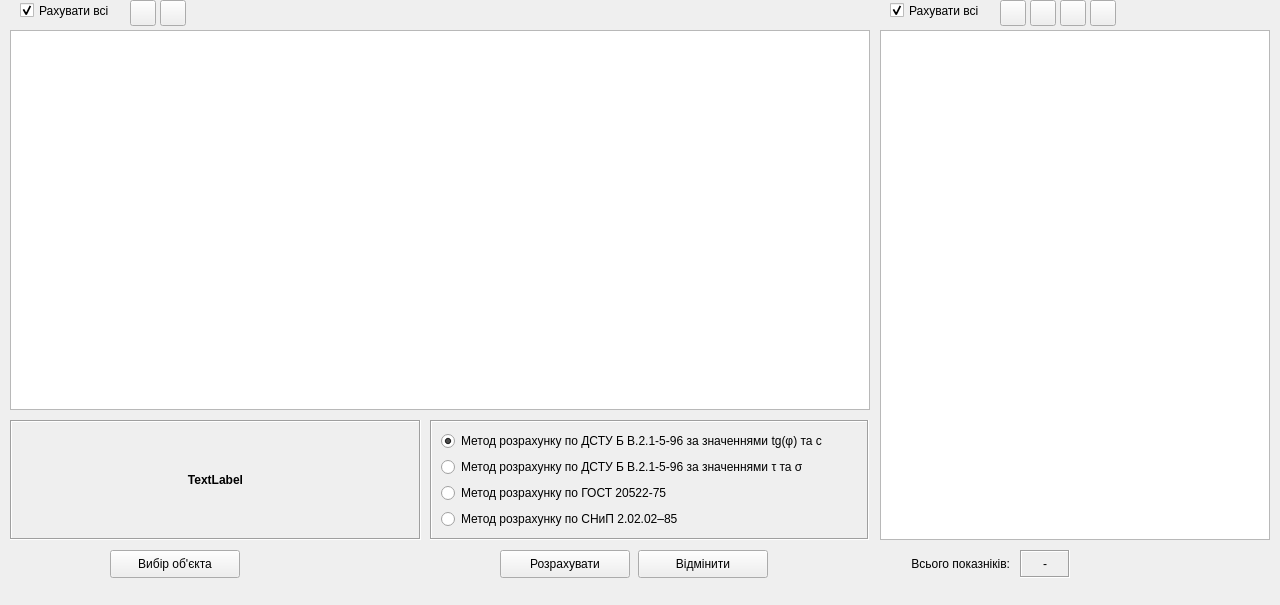
  <widget class="QWidget" name="page_2">
   <property name="geometry">
    <rect>
     <x>0</x>
     <y>0</y>
     <width>1280</width>
     <height>605</height>
    </rect>
   </property>
   <attribute name="label">
    <string>Обчислення нормативних та розрахункових значень кута внутрішнього тертя і питомого зчеплення ґрунтів</string>
   </attribute>
   <widget class="QTableView" name="tableIGE">
    <property name="geometry">
     <rect>
      <x>10</x>
      <y>30</y>
      <width>860</width>
      <height>380</height>
     </rect>
    </property>
    <property name="locale">
     <locale language="Ukrainian" country="Ukraine"/>
    </property>
    <attribute name="verticalHeaderDefaultSectionSize">
     <number>25</number>
    </attribute>
   </widget>
   <widget class="QTableView" name="tableSrez">
    <property name="geometry">
     <rect>
      <x>880</x>
      <y>30</y>
      <width>390</width>
      <height>510</height>
     </rect>
    </property>
    <attribute name="verticalHeaderDefaultSectionSize">
     <number>25</number>
    </attribute>
   </widget>
   <widget class="QCheckBox" name="checkBox">
    <property name="geometry">
     <rect>
      <x>20</x>
      <y>0</y>
      <width>105</width>
      <height>21</height>
     </rect>
    </property>
    <property name="text">
     <string>Рахувати всі</string>
    </property>
    <property name="checked">
     <bool>true</bool>
    </property>
   </widget>
   <widget class="QCheckBox" name="checkBox_2">
    <property name="geometry">
     <rect>
      <x>890</x>
      <y>0</y>
      <width>105</width>
      <height>21</height>
     </rect>
    </property>
    <property name="text">
     <string>Рахувати всі</string>
    </property>
    <property name="checked">
     <bool>true</bool>
    </property>
   </widget>
   <widget class="QFrame" name="frame">
    <property name="geometry">
     <rect>
      <x>430</x>
      <y>420</y>
      <width>439</width>
      <height>120</height>
     </rect>
    </property>
    <property name="frameShape">
     <enum>QFrame::Box</enum>
    </property>
    <property name="frameShadow">
     <enum>QFrame::Sunken</enum>
    </property>
    <layout class="QVBoxLayout" name="verticalLayout">
     <item>
      <widget class="QRadioButton" name="radioButton">
       <property name="locale">
        <locale language="Ukrainian" country="Ukraine"/>
       </property>
       <property name="text">
        <string>Метод розрахунку по ДСТУ Б В.2.1-5-96 за значеннями tg(φ) та c</string>
       </property>
       <property name="checked">
        <bool>true</bool>
       </property>
      </widget>
     </item>
     <item>
      <widget class="QRadioButton" name="radioButton_2">
       <property name="text">
        <string>Метод розрахунку по ДСТУ Б В.2.1-5-96 за значеннями τ та σ</string>
       </property>
      </widget>
     </item>
     <item>
      <widget class="QRadioButton" name="radioButton_3">
       <property name="text">
        <string>Метод розрахунку по ГОСТ 20522-75</string>
       </property>
      </widget>
     </item>
     <item>
      <widget class="QRadioButton" name="radioButton_4">
       <property name="text">
        <string>Метод розрахунку по СНиП 2.02.02–85</string>
       </property>
      </widget>
     </item>
    </layout>
   </widget>
   <widget class="QLabel" name="label">
    <property name="geometry">
     <rect>
      <x>890</x>
      <y>550</y>
      <width>120</width>
      <height>28</height>
     </rect>
    </property>
    <property name="text">
     <string>Всього показніків:</string>
    </property>
    <property name="alignment">
     <set>Qt::AlignRight|Qt::AlignTrailing|Qt::AlignVCenter</set>
    </property>
   </widget>
   <widget class="QLabel" name="label_2">
    <property name="geometry">
     <rect>
      <x>1020</x>
      <y>550</y>
      <width>50</width>
      <height>28</height>
     </rect>
    </property>
    <property name="frameShape">
     <enum>QFrame::Box</enum>
    </property>
    <property name="frameShadow">
     <enum>QFrame::Sunken</enum>
    </property>
    <property name="text">
     <string>-</string>
    </property>
    <property name="alignment">
     <set>Qt::AlignCenter</set>
    </property>
   </widget>
   <widget class="QLabel" name="label_3">
    <property name="geometry">
     <rect>
      <x>10</x>
      <y>420</y>
      <width>411</width>
      <height>120</height>
     </rect>
    </property>
    <property name="font">
     <font>
      <weight>75</weight>
      <bold>true</bold>
     </font>
    </property>
    <property name="frameShape">
     <enum>QFrame::Box</enum>
    </property>
    <property name="frameShadow">
     <enum>QFrame::Sunken</enum>
    </property>
    <property name="text">
     <string>TextLabel</string>
    </property>
    <property name="alignment">
     <set>Qt::AlignCenter</set>
    </property>
    <property name="wordWrap">
     <bool>true</bool>
    </property>
    <property name="margin">
     <number>3</number>
    </property>
    <property name="textInteractionFlags">
     <set>Qt::TextSelectableByMouse</set>
    </property>
   </widget>
   <widget class="QPushButton" name="pushButton">
    <property name="geometry">
     <rect>
      <x>110</x>
      <y>550</y>
      <width>130</width>
      <height>28</height>
     </rect>
    </property>
    <property name="text">
     <string>Вибір об'єкта</string>
    </property>
    <property name="icon">
     <iconset>
      <normaloff>../icons/16x16/categories/crane.png</normaloff>../icons/16x16/categories/crane.png</iconset>
    </property>
   </widget>
   <widget class="QPushButton" name="pushButton_2">
    <property name="geometry">
     <rect>
      <x>500</x>
      <y>550</y>
      <width>130</width>
      <height>28</height>
     </rect>
    </property>
    <property name="text">
     <string>Розрахувати</string>
    </property>
    <property name="icon">
     <iconset>
      <normaloff>../icons/16x16/apps/accessories-calculator.png</normaloff>../icons/16x16/apps/accessories-calculator.png</iconset>
    </property>
   </widget>
   <widget class="QPushButton" name="pushButton_3">
    <property name="geometry">
     <rect>
      <x>638</x>
      <y>550</y>
      <width>130</width>
      <height>28</height>
     </rect>
    </property>
    <property name="text">
     <string>Відмінити</string>
    </property>
    <property name="icon">
     <iconset>
      <normaloff>../icons/16x16/actions/dialog-cancel.png</normaloff>../icons/16x16/actions/dialog-cancel.png</iconset>
    </property>
   </widget>
   <widget class="QToolButton" name="toolButton_2">
    <property name="geometry">
     <rect>
      <x>160</x>
      <y>0</y>
      <width>26</width>
      <height>26</height>
     </rect>
    </property>
    <property name="toolTip">
     <string>Вилучити рядок з таблиці інженерно-геологічних елементів</string>
    </property>
    <property name="statusTip">
     <string>Вилучення рядка з таблиці</string>
    </property>
    <property name="text">
     <string/>
    </property>
    <property name="icon">
     <iconset>
      <normaloff>../icons/16x16/actions/list-remove.png</normaloff>../icons/16x16/actions/list-remove.png</iconset>
    </property>
   </widget>
   <widget class="QToolButton" name="toolButton">
    <property name="geometry">
     <rect>
      <x>130</x>
      <y>0</y>
      <width>26</width>
      <height>26</height>
     </rect>
    </property>
    <property name="toolTip">
     <string>Додати рядок до таблиці інженерно-геологічних елементів</string>
    </property>
    <property name="statusTip">
     <string>Додавання рядка до таблиці</string>
    </property>
    <property name="locale">
     <locale language="Ukrainian" country="Ukraine"/>
    </property>
    <property name="text">
     <string/>
    </property>
    <property name="icon">
     <iconset>
      <normaloff>../icons/16x16/actions/list-add.png</normaloff>../icons/16x16/actions/list-add.png</iconset>
    </property>
    <property name="arrowType">
     <enum>Qt::NoArrow</enum>
    </property>
   </widget>
   <widget class="QToolButton" name="toolButton_4">
    <property name="geometry">
     <rect>
      <x>1030</x>
      <y>0</y>
      <width>26</width>
      <height>26</height>
     </rect>
    </property>
    <property name="toolTip">
     <string>Вилучити рядок з таблиці результатів випробувань грунтів</string>
    </property>
    <property name="statusTip">
     <string>Вилучення рядка з таблиці</string>
    </property>
    <property name="text">
     <string/>
    </property>
    <property name="icon">
     <iconset>
      <normaloff>../icons/16x16/actions/list-remove.png</normaloff>../icons/16x16/actions/list-remove.png</iconset>
    </property>
   </widget>
   <widget class="QToolButton" name="toolButton_3">
    <property name="geometry">
     <rect>
      <x>1000</x>
      <y>0</y>
      <width>26</width>
      <height>26</height>
     </rect>
    </property>
    <property name="toolTip">
     <string>Додати рядок до таблиці результатів випробувань грунтів</string>
    </property>
    <property name="statusTip">
     <string>Додавання рядка до таблиці</string>
    </property>
    <property name="locale">
     <locale language="Ukrainian" country="Ukraine"/>
    </property>
    <property name="text">
     <string/>
    </property>
    <property name="icon">
     <iconset>
      <normaloff>../icons/16x16/actions/list-add.png</normaloff>../icons/16x16/actions/list-add.png</iconset>
    </property>
    <property name="arrowType">
     <enum>Qt::NoArrow</enum>
    </property>
   </widget>
   <widget class="QToolButton" name="toolButton_5">
    <property name="geometry">
     <rect>
      <x>1060</x>
      <y>0</y>
      <width>26</width>
      <height>26</height>
     </rect>
    </property>
    <property name="toolTip">
     <string>Імпортувати дані з файлу формату CSV</string>
    </property>
    <property name="statusTip">
     <string>Імпортує дані з файлу формату CSV</string>
    </property>
    <property name="text">
     <string/>
    </property>
    <property name="icon">
     <iconset>
      <normaloff>../icons/16x16/actions/document-import.png</normaloff>../icons/16x16/actions/document-import.png</iconset>
    </property>
   </widget>
   <widget class="QToolButton" name="toolButton_6">
    <property name="geometry">
     <rect>
      <x>1090</x>
      <y>0</y>
      <width>26</width>
      <height>26</height>
     </rect>
    </property>
    <property name="toolTip">
     <string>Вилучити всі рядки з таблиці</string>
    </property>
    <property name="statusTip">
     <string>Вилучення всіх рядків з таблиці результатів зрізних випробувань</string>
    </property>
    <property name="text">
     <string/>
    </property>
    <property name="icon">
     <iconset>
      <normaloff>../icons/16x16/actions/edit-table-delete-row.png</normaloff>../icons/16x16/actions/edit-table-delete-row.png</iconset>
    </property>
   </widget>
  </widget>
